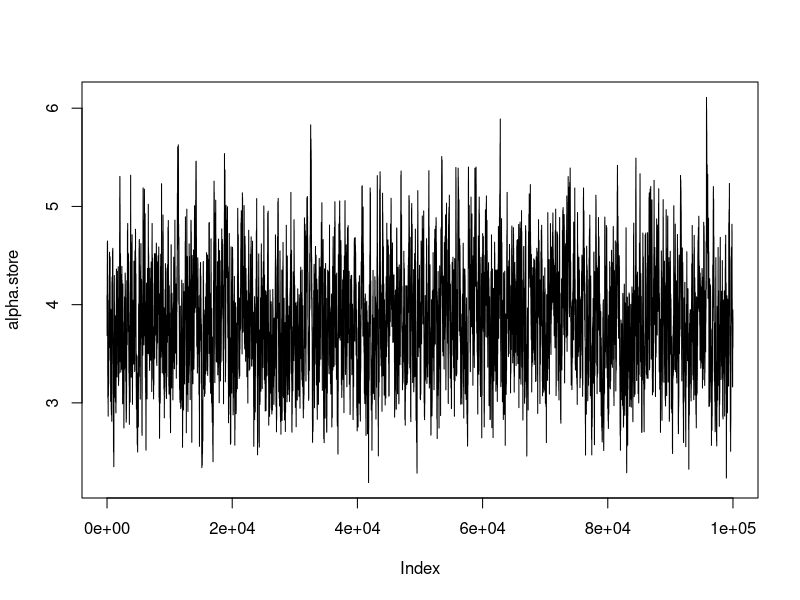
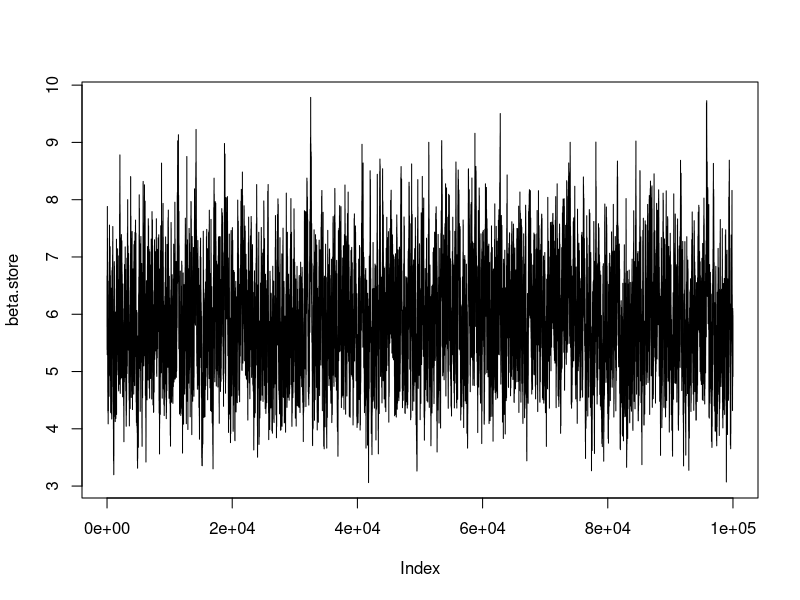
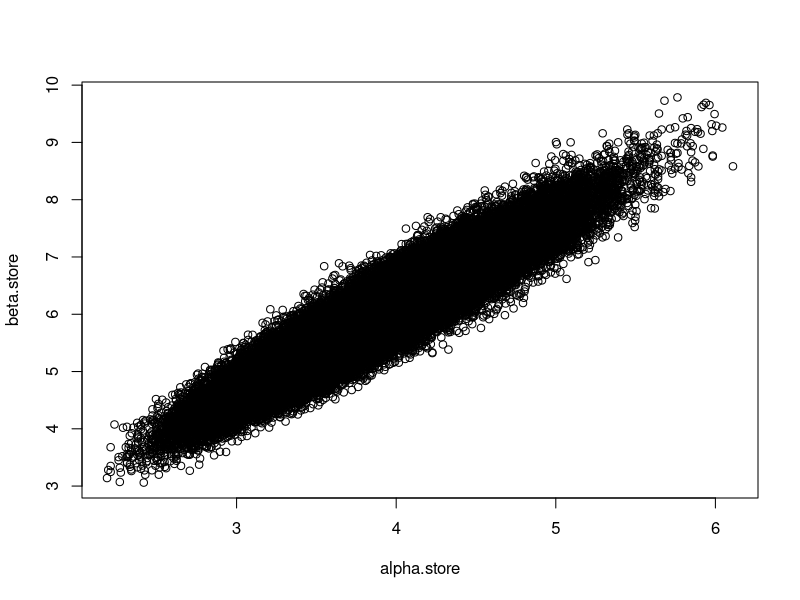

The R script that drew these images, in order:
#The Posterior Distribution
# \pi(alpha, beta \mid x) \propto \beta^(N*alpha)/Gamma(alpha)*
#            prod(x)^(-alpha -1)*e^(-beta(sum(1/x)))*
#            alpha^{a-1}e^(-b*alpha)beta^{c-1}*e^(-d*beta)
# The full conditionals are
# \pi(\alpha \mid \beta , x) \propto \beta^(N*alpha)/Gamma(alpha)*
#            prod(x)^(-alpha -1)*alpha^{a-1}e^(-b*alpha)
# \pi(\beta \mid \alpha , x) \propto\beta^(N*alpha)e^(-beta(sum(1/x)))beta^{c-1}*e^(-d*beta)
# This has a nice closed form \beta \mid \alpha , x \sim Gamma(N*\alpha + c, sum(1/x) + d)


# Function to evaluate loglikelihood --------------------------------------

log.likelihood <- function(x, alpha, beta){

  log.value <- (length(x)*alpha)*log(beta)- length(x)*lgamma(alpha) + (-alpha -1)*sum(log(x)) - beta*(sum(1/x))

  return(log.value)

}

# MCMC Sampler ------------------------------------------------------------

#Initialise Values
x <- 1/rgamma(100, 4, 6) #Generate some data
n.iter <- 100000 #number of iterations
alpha.current <- 4 #initial value for alpha
beta.current <- 6 #initial value for beta
alpha.store <- numeric(n.iter) #empty vector to store alpha at each iteration
beta.store <- numeric(n.iter) #empty vecotr to store beta at each iteration


#Run MCMC For Loop
for(i in 1:n.iter){

  #Update alpha using MHRW
  alpha.prop <- rnorm(1, alpha.current, 0.1)

  if(alpha.prop > 0){
    #Compute current and prop loglikelihood
    loglike.prop      <- log.likelihood(x, alpha.prop, beta.current)
    loglike.current   <- log.likelihood(x, alpha.current, beta.current)

    #Compute Log acceptance probability
    log.p.acc <- loglike.prop - loglike.current +
      dgamma(alpha.prop, 1, 0.01, log = TRUE) - dgamma(alpha.current, 1, 0.01, log = TRUE)


    #Accept/Reject
    u <- runif(1)
    if(log(u) < log.p.acc){
      alpha.current <- alpha.prop
    }
  }

  #Update beta using a Gibbs Sampler
  beta.current <- rgamma(1, length(x)*alpha.current + 1, sum(1/x) + 0.01)


  #Store Current Value
  alpha.store[i] <- alpha.current
  beta.store[i] <- beta.current

}

#Plot trace plots
plot(alpha.store, type = 'l')
plot(beta.store, type = 'l')

#Investigate correlation
plot(alpha.store, beta.store)
#Yes, highly correlated!
